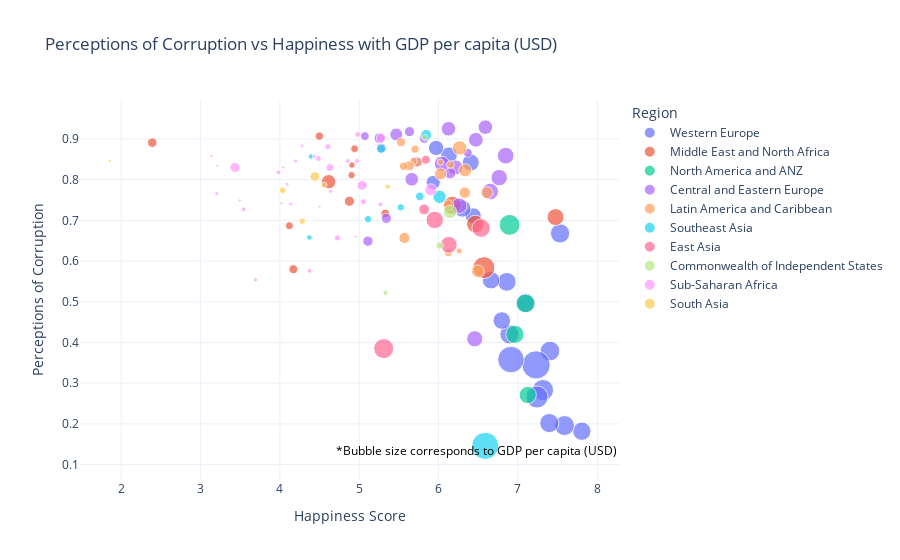

Write notebook code for a chart like this one.
### Markdown cell above
## 4.3  Visualization 3: Scatter plot of corruption vs happiness with GDP per capita in USD

### Code cell
# Create a scatter plot using Plotly Express to visualize the relationship between Happiness Score, Perceptions of Corruption, and GDP per capita
fig = px.scatter(whr23_df,
                 x="Happiness Score",    # X-axis: Happiness Score
                 y="Perceptions of corruption",         # Y-axis: Life Expectancy
                 size="GDP per capita (USD)",   # Bubble size: GDP per capita
                 color="Region",              # Bubble color: Region
                 hover_name="Country",        # Display country names on hover
                 title="Perceptions of Corruption vs Happiness with GDP per capita (USD)",  # Title
                 labels={"GDP per capita (USD)": "GDP per capita (USD)",  # Label for GDP per capita
                         "Happiness Score": "Happiness Score",  # Label for Happiness Score
                         "Perceptions of corruption": "Perceptions of Corruption"},  # Label for Perceptions of Corruption
                 template="plotly_white"      # For a clean, simple layout
                )

# # Update layout with annotations
fig.update_layout(
    annotations=[  # Add an annotation about bubble size
        dict(
            x=1,  # Adjust the horizontal position of the note
            y=0.05,  # Adjust the vertical position of the note
            xref="paper",  # Reference the paper size
            yref="paper",  # Reference the paper size
            text="*Bubble size corresponds to GDP per capita (USD)",  # Note about bubble size
            showarrow=False,  # No arrow
            font=dict(size=12, color="black"),  # Font settings for the note
            align="center"  # Center the note horizontally
        )
    ]
)

fig.show()  # Display the plot

### Figure 1 — Plotly figure (JSON) as saved in the notebook; plotly's stock layout.template omitted (floating-point values rounded to 4 significant figures)
{"data": [{"hovertemplate": "<b>%{hovertext}</b><br><br>Region=Western Europe<br>Happiness Score=%{x}<br>Perceptions of Corruption=%{y}<br>GDP per capita (USD)=%{marker.size}<extra></extra>", "hovertext": ["Finland", "Denmark", "Iceland", "Netherlands", "Sweden", "Norway", "Switzerland", "Luxembourg", "Austria", "Ireland", "Germany", "Belgium", "United Kingdom", "France", "Spain", "Italy", "Malta", "Cyprus", "Portugal", "Greece"], "legendgroup": "Western Europe", "marker": {"color": "#636efa", "size": [48630.0, 57640.0, 53960.0, 56500.0, 53260.0, 65380.0, 70540.0, 115800.0, 54120.0, 101400.0, 53050.0, 51230.0, 44530.0, 44400.0, 37800.0, 41520.0, 42660.0, 40580.0, 33830.0, 29380.0], "sizemode": "area", "sizeref": 289.6, "symbol": "circle"}, "mode": "markers", "name": "Western Europe", "orientation": "v", "showlegend": true, "type": "scatter", "x": [7.804, 7.586, 7.53, 7.403, 7.395, 7.315, 7.24, 7.228, 7.097, 6.911, 6.892, 6.859, 6.796, 6.661, 6.436, 6.405, 6.3, 6.13, 5.968, 5.931], "xaxis": "x", "y": [0.182, 0.196, 0.668, 0.379, 0.202, 0.283, 0.266, 0.345, 0.497, 0.358, 0.42, 0.549, 0.454, 0.553, 0.711, 0.842, 0.729, 0.86, 0.878, 0.793], "yaxis": "y"}, {"hovertemplate": "<b>%{hovertext}</b><br><br>Region=Middle East and North Africa<br>Happiness Score=%{x}<br>Perceptions of Corruption=%{y}<br>GDP per capita (USD)=%{marker.size}<extra></extra>", "hovertext": ["Israel", "United Arab Emirates", "Saudi Arabia", "Bahrain", "Algeria", "Iraq", "State of Palestine", "Morocco", "Iran", "Turkiye", "Tunisia", "Egypt", "Jordan", "Lebanon"], "legendgroup": "Middle East and North Africa", "marker": {"color": "#EF553B", "size": [41730.0, 69220.0, 45030.0, 47860.0, 10940.0, 8937.0, 6100.0, 7887.0, 14910.0, 29940.0, 10340.0, 11700.0, 9228.0, 13070.0], "sizemode": "area", "sizeref": 289.6, "symbol": "circle"}, "mode": "markers", "name": "Middle East and North Africa", "orientation": "v", "showlegend": true, "type": "scatter", "x": [7.473, 6.571, 6.463, 6.173, 5.329, 4.941, 4.908, 4.903, 4.876, 4.614, 4.497, 4.17, 4.12, 2.392], "xaxis": "x", "y": [0.708, 0.584, 0.691, 0.737, 0.717, 0.876, 0.836, 0.811, 0.747, 0.795, 0.907, 0.58, 0.687, 0.891], "yaxis": "y"}, {"hovertemplate": "<b>%{hovertext}</b><br><br>Region=North America and ANZ<br>Happiness Score=%{x}<br>Perceptions of Corruption=%{y}<br>GDP per capita (USD)=%{marker.size}<extra></extra>", "hovertext": ["New Zealand", "Australia", "Canada", "United States"], "legendgroup": "North America and ANZ", "marker": {"color": "#00cc96", "size": [42700.0, 50060.0, 47710.0, 62820.0], "sizemode": "area", "sizeref": 289.6, "symbol": "circle"}, "mode": "markers", "name": "North America and ANZ", "orientation": "v", "showlegend": true, "type": "scatter", "x": [7.123, 7.095, 6.961, 6.894], "xaxis": "x", "y": [0.271, 0.496, 0.42, 0.689], "yaxis": "y"}, {"hovertemplate": "<b>%{hovertext}</b><br><br>Region=Central and Eastern Europe<br>Happiness Score=%{x}<br>Perceptions of Corruption=%{y}<br>GDP per capita (USD)=%{marker.size}<extra></extra>", "hovertext": ["Czechia", "Lithuania", "Slovenia", "Romania", "Slovakia", "Estonia", "Kosovo", "Poland", "Latvia", "Serbia", "Croatia", "Hungary", "Moldova", "Montenegro", "Russia", "Bosnia and Herzegovina", "Bulgaria", "Armenia", "Albania", "North Macedonia", "Georgia", "Ukraine"], "legendgroup": "Central and Eastern Europe", "marker": {"color": "#ab63fa", "size": [40580.0, 38870.0, 39660.0, 30920.0, 31350.0, 37840.0, 11600.0, 34650.0, 31890.0, 19030.0, 30980.0, 33490.0, 13350.0, 18270.0, 27170.0, 15000.0, 24030.0, 14990.0, 14290.0, 16370.0, 15460.0, 11090.0], "sizemode": "area", "sizeref": 289.6, "symbol": "circle"}, "mode": "markers", "name": "Central and Eastern Europe", "orientation": "v", "showlegend": true, "type": "scatter", "x": [6.845, 6.763, 6.65, 6.589, 6.469, 6.455, 6.368, 6.26, 6.213, 6.144, 6.125, 6.041, 5.819, 5.722, 5.661, 5.633, 5.466, 5.342, 5.277, 5.254, 5.109, 5.071], "xaxis": "x", "y": [0.859, 0.805, 0.771, 0.929, 0.898, 0.409, 0.866, 0.736, 0.83, 0.816, 0.925, 0.839, 0.901, 0.844, 0.801, 0.918, 0.911, 0.705, 0.878, 0.902, 0.649, 0.907], "yaxis": "y"}, {"hovertemplate": "<b>%{hovertext}</b><br><br>Region=Latin America and Caribbean<br>Happiness Score=%{x}<br>Perceptions of Corruption=%{y}<br>GDP per capita (USD)=%{marker.size}<extra></extra>", "hovertext": ["Costa Rica", "Uruguay", "Chile", "Mexico", "Panama", "Nicaragua", "Guatemala", "Brazil", "El Salvador", "Argentina", "Honduras", "Paraguay", "Jamaica", "Bolivia", "Colombia", "Dominican Republic", "Ecuador", "Peru", "Venezuela"], "legendgroup": "Latin America and Caribbean", "marker": {"color": "#FFA15A", "size": [20990.0, 22860.0, 24690.0, 18960.0, 29880.0, 5530.0, 9100.0, 14500.0, 8857.0, 21140.0, 5625.0, 13490.0, 9557.0, 7982.0, 14530.0, 18230.0, 10610.0, 12110.0, 251.4], "sizemode": "area", "sizeref": 289.6, "symbol": "circle"}, "mode": "markers", "name": "Latin America and Caribbean", "orientation": "v", "showlegend": true, "type": "scatter", "x": [6.609, 6.494, 6.334, 6.33, 6.265, 6.259, 6.15, 6.125, 6.122, 6.024, 6.023, 5.738, 5.703, 5.684, 5.63, 5.569, 5.559, 5.526, 5.211], "xaxis": "x", "y": [0.768, 0.575, 0.823, 0.768, 0.878, 0.625, 0.837, 0.738, 0.62, 0.814, 0.843, 0.843, 0.875, 0.846, 0.834, 0.657, 0.833, 0.892, 0.811], "yaxis": "y"}, {"hovertemplate": "<b>%{hovertext}</b><br><br>Region=Southeast Asia<br>Happiness Score=%{x}<br>Perceptions of Corruption=%{y}<br>GDP per capita (USD)=%{marker.size}<extra></extra>", "hovertext": ["Singapore", "Malaysia", "Thailand", "Vietnam", "Philippines", "Indonesia", "Laos", "Cambodia", "Myanmar"], "legendgroup": "Southeast Asia", "marker": {"color": "#19d3f3", "size": [106000.0, 26080.0, 17170.0, 10800.0, 7935.0, 11910.0, 7801.0, 4381.0, 4465.0], "sizemode": "area", "sizeref": 289.6, "symbol": "circle"}, "mode": "markers", "name": "Southeast Asia", "orientation": "v", "showlegend": true, "type": "scatter", "x": [6.587, 6.012, 5.843, 5.763, 5.523, 5.277, 5.111, 4.393, 4.372], "xaxis": "x", "y": [0.146, 0.758, 0.91, 0.759, 0.732, 0.876, 0.703, 0.857, 0.658], "yaxis": "y"}, {"hovertemplate": "<b>%{hovertext}</b><br><br>Region=East Asia<br>Happiness Score=%{x}<br>Perceptions of Corruption=%{y}<br>GDP per capita (USD)=%{marker.size}<extra></extra>", "hovertext": ["Taiwan Province of China", "Japan", "South Korea", "Mongolia", "China", "Hong Kong S.A.R. of China"], "legendgroup": "East Asia", "marker": {"color": "#FF6692", "size": [48870.0, 40780.0, 44050.0, 11750.0, 16950.0, 57870.0], "sizemode": "area", "sizeref": 289.6, "symbol": "circle"}, "mode": "markers", "name": "East Asia", "orientation": "v", "showlegend": true, "type": "scatter", "x": [6.535, 6.129, 5.951, 5.84, 5.818, 5.308], "xaxis": "x", "y": [0.681, 0.64, 0.701, 0.849, 0.727, 0.385], "yaxis": "y"}, {"hovertemplate": "<b>%{hovertext}</b><br><br>Region=Commonwealth of Independent States<br>Happiness Score=%{x}<br>Perceptions of Corruption=%{y}<br>GDP per capita (USD)=%{marker.size}<extra></extra>", "hovertext": ["Kazakhstan", "Uzbekistan", "Kyrgyzstan", "Tajikistan"], "legendgroup": "Commonwealth of Independent States", "marker": {"color": "#B6E880", "size": [26000.0, 7692.0, 4846.0, 3778.0], "sizemode": "area", "sizeref": 289.6, "symbol": "circle"}, "mode": "markers", "name": "Commonwealth of Independent States", "orientation": "v", "showlegend": true, "type": "scatter", "x": [6.144, 6.014, 5.825, 5.33], "xaxis": "x", "y": [0.721, 0.638, 0.904, 0.522], "yaxis": "y"}, {"hovertemplate": "<b>%{hovertext}</b><br><br>Region=Sub-Saharan Africa<br>Happiness Score=%{x}<br>Perceptions of Corruption=%{y}<br>GDP per capita (USD)=%{marker.size}<extra></extra>", "hovertext": ["Mauritius", "South Africa", "Congo (Brazzaville)", "Guinea", "Ivory Coast", "Gabon", "Nigeria", "Cameroon", "Mozambique", "Senegal", "Mauritania", "Burkina Faso", "Namibia", "Ghana", "Niger", "Kenya", "Uganda", "Chad", "Benin", "Gambia", "Mali", "Togo", "Ethiopia", "Liberia", "Madagascar", "Zambia", "Tanzania", "Comoros", "Malawi", "Botswana", "Congo (Kinshasa)", "Zimbabwe", "Sierra Leone"], "legendgroup": "Sub-Saharan Africa", "marker": {"color": "#FF97FF", "size": [21100.0, 13070.0, 3278.0, 2644.0, 5303.0, 13860.0, 4895.0, 3703.0, 1232.0, 3481.0, 5383.0, 2137.0, 9145.0, 5410.0, 1201.0, 4713.0, 2244.0, 1424.0, 3304.0, 2096.0, 2111.0, 2150.0, 2296.0, 1447.0, 1466.0, 3210.0, 2584.0, 3213.0, 1483.0, 15200.0, 1104.0, 2082.0, 1626.0], "sizemode": "area", "sizeref": 289.6, "symbol": "circle"}, "mode": "markers", "name": "Sub-Saharan Africa", "orientation": "v", "showlegend": true, "type": "scatter", "x": [5.902, 5.275, 5.267, 5.072, 5.053, 5.035, 4.981, 4.973, 4.954, 4.855, 4.724, 4.638, 4.631, 4.605, 4.501, 4.487, 4.432, 4.397, 4.374, 4.279, 4.198, 4.137, 4.091, 4.042, 4.019, 3.982, 3.694, 3.545, 3.495, 3.435, 3.207, 3.204, 3.138], "xaxis": "x", "y": [0.775, 0.902, 0.739, 0.787, 0.746, 0.786, 0.911, 0.846, 0.66, 0.846, 0.657, 0.771, 0.83, 0.881, 0.734, 0.852, 0.857, 0.807, 0.576, 0.883, 0.846, 0.74, 0.789, 0.83, 0.742, 0.818, 0.554, 0.727, 0.749, 0.83, 0.834, 0.766, 0.858], "yaxis": "y"}, {"hovertemplate": "<b>%{hovertext}</b><br><br>Region=South Asia<br>Happiness Score=%{x}<br>Perceptions of Corruption=%{y}<br>GDP per capita (USD)=%{marker.size}<extra></extra>", "hovertext": ["Nepal", "Pakistan", "Sri Lanka", "Bangladesh", "India", "Afghanistan"], "legendgroup": "South Asia", "marker": {"color": "#FECB52", "size": [3851.0, 5115.0, 13240.0, 5914.0, 6368.0, 1516.0], "sizemode": "area", "sizeref": 289.6, "symbol": "circle"}, "mode": "markers", "name": "South Asia", "orientation": "v", "showlegend": true, "type": "scatter", "x": [5.36, 4.555, 4.442, 4.282, 4.036, 1.859], "xaxis": "x", "y": [0.783, 0.787, 0.808, 0.698, 0.774, 0.847], "yaxis": "y"}], "layout": {"annotations": [{"align": "center", "font": {"color": "black", "size": 12}, "showarrow": false, "text": "*Bubble size corresponds to GDP per capita (USD)", "x": 1, "xref": "paper", "y": 0.05, "yref": "paper"}], "legend": {"itemsizing": "constant", "title": {"text": "Region"}, "tracegroupgap": 0}, "title": {"text": "Perceptions of Corruption vs Happiness with GDP per capita (USD)"}, "xaxis": {"anchor": "y", "domain": [0, 1], "title": {"text": "Happiness Score"}}, "yaxis": {"anchor": "x", "domain": [0, 1], "title": {"text": "Perceptions of Corruption"}}}}
